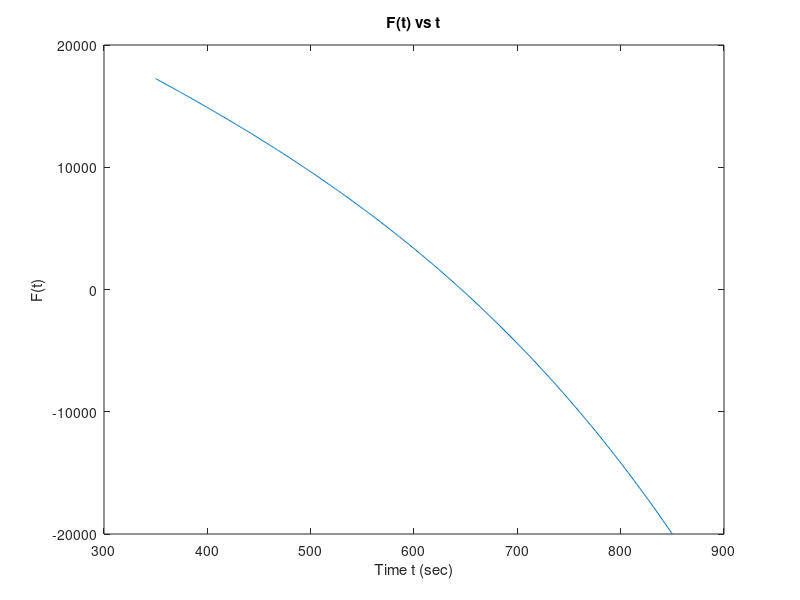

This chart was generated by the following MATLAB code:
%%Problem 5.13
clear all 
%Plotting function 
t = (350:1:850);
f = ((3.402*(10.^-8)).*((850.^4)-(t.^4))-(40.*(t-350)));


plot(t, f);
xlabel('Time t (sec)');
ylabel('F(t)');
title('F(t) vs t');


%search method
for i =  (1:500)
    j = f(i).*f(i+1); 
       if j < 0 
           x1 = i+349;
           x2 = i+350;
           x3 = 1;
           disp(x1);
           disp(x2);
       end
end


%found that root is between 645 and 646
for u = (1:300) 
r = ((3.402.*(10.^-8)).*((850.^4)-(x1.^4))-(40.*(x1-350)));    
r2 = ((3.402.*(10.^-8)).*((850.^4)-(x2.^4))-(40.*(x2-350)));
x3 = (((x1.*r2)-(x2.*r))./(r2-r));
r3 = ((3.402.*(10.^-8)).*((850.^4)-(x3.^4))-40.*((x3-350)));
k = r.*r3;
    if k < 0
        x2 = x3;
    end
    if k > 0 
        x1 = x3;
    end
end
disp('Regula falsi root:');
disp(x3);

%online roots calculator showed root at 645.92148

%newton-raphson
r1 = 645;
for e = (1:5)
  r9 = ((3.402.*(10.^-8)).*((850.^4)-(r1.^4))-(40.*(r1-350))); 
  f_prime = (-0.00000013.*(r1.^3))-40;
  r3 = r1-(r9./f_prime); 
  r1 = r3;
end
disp('Newton_raphson 5.13:');
disp(r3);

%%Problem 5.15
x = (0:0.001:0.1);
Re_1 = ((x.^(-0.5)))-(2.*log10((10.^4).*(x.^0.5)))+0.8;
Re_2 = ((x.^(-0.5)))-(2.*log10((10.^6).*(x.^0.5)))+0.8;

%search method 
for i =  (1:100)
    s = Re_1(i).*Re_1(i+1); 
       if s < 0 
           f1 = (i-1)./1000;
           f2 = (i)./1000;
          disp('Re 10^4 interval:'); 
           disp(f1);
           disp(f2);
       end
end

for i =  (1:100)
    p = Re_2(i).*Re_2(i+1); 
       if p < 0 
           g1 = (i-1)./1000;
           g2 = (i)./1000; 
           disp('Re 10^6 interval:');
           disp(g1);
           disp(g2);
       end
end


%Newton-Raphson
for u = (1:6)
   Re = ((f1.^(-0.5)))-(2.*log10((10.^4).*(f1.^0.5)))+0.8;
   z = log(10);
   w = (-(1./(f1.*z))-(0.5./(f1^1.5)));
   f3 = f1-(Re./w);
   f1 = f3;
end
disp('Newton method 10^4:');
disp(f3);

for u = (1:6)
   Re = ((g1.^(-0.5)))-(2.*log10((10.^6).*(g1.^0.5)))+0.8;
   z = log(10);
   w = (-(1./(g1.*z))-(0.5./(g1^1.5)));
   f4 = g1-(Re./w);
   g1 = f4;
end
disp('Newton method 10^6:');
disp(f4);

%bisection Method
for v = (1:300)
    l = (0.5.*(f1+f2));
    k1 = ((f1.^(-0.5)))-(2.*log10((10.^4).*(f1.^0.5)))+0.8;
    k2 = ((l.^(-0.5)))-(2.*log10((10.^4).*(l.^0.5)))+0.8;
    d = (k2.*k1);
        if d < 0 
            f2 = l;
        end
        if d > 0
            f1 = l;
        end
end
disp('Bisection method 10^4:');
disp(l);

for v = (1:300)
    s1 = (0.5.*(g1+g2));
    k3 = ((g1.^(-0.5)))-(2.*log10((10.^4).*(g1.^0.5)))+0.8;
    k4 = ((s1.^(-0.5)))-(2.*log10((10.^4).*(s1.^0.5)))+0.8;
    od = (k4.*k3);
        if od < 0 
            g2 = s1;
        end
        if od > 0
            g1 = s1;
        end
end
disp('Bisection method 10^6:');
disp(s1);